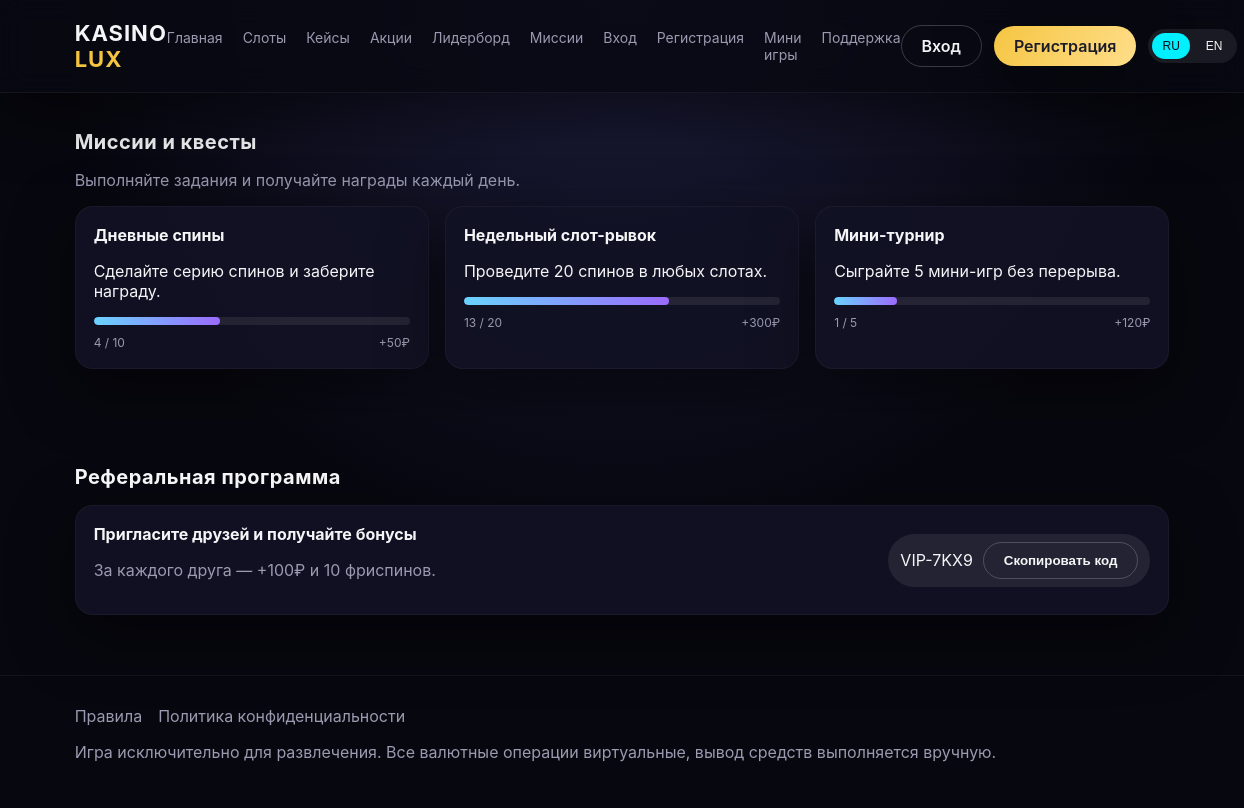
Screenshot of /missions.php with the database file from the repository.
### tables this page shows
CREATE TABLE settings (
    id INT AUTO_INCREMENT PRIMARY KEY,
    name VARCHAR(100) NOT NULL UNIQUE,
    value TEXT NOT NULL
);

### config.php (called while the page is built)
<?php
return [
    'site' => [
        'name' => 'Kasino Lux',
        'base_url' => '',
        'default_language' => 'ru',
        'support_email' => 'support@example.com',
        'demo_mode' => false,
    ],
    'mail' => [
        'enabled' => false,
        'host' => 'smtp.example.com',
        'port' => 587,
        'encryption' => 'tls',
        'username' => 'smtp_user',
        'password' => 'smtp_password',
        'from_email' => 'support@example.com',
        'from_name' => 'Kasino Lux',
    ],
    'db' => [
        'host' => 'localhost',
        'name' => 'kasino',
        'user' => 'root',
        'pass' => '',
        'charset' => 'utf8mb4',
    ],
    'security' => [
        'session_name' => 'kasino_session',
        'csrf_key' => 'change_this_secret_key',
        'rate_limit' => [
            'login' => ['window' => 300, 'max' => 10],
            'spin' => ['window' => 60, 'max' => 120],
            'withdrawal' => ['window' => 3600, 'max' => 5],
        ],
    ],
    'payments' => [
        'sbp' => [
            'merchant_id' => 'SBP_MERCHANT_ID',
            'secret' => 'SBP_SECRET',
            'min_amount' => 100,
            'max_amount' => 100000,
        ],
    ],
    'bonuses' => [
        'daily_amount' => 50,
        'welcome_amount' => 500,
        'welcome_wager' => 20,
        'cashback_percent' => 5,
    ],
    'pwa' => [
        'name' => 'Kasino Lux',
        'short_name' => 'Kasino',
        'theme_color' => '#0b0b14',
        'background_color' => '#0b0b14',
    ],
    'game' => [
        'min_bet' => 10,
        'max_bet' => 1000,
    ],
];

### missions.php (the view, shortened to what this page needs)
<?php
require __DIR__ . '/helpers.php';
?>
<section class="section">
    <h2><?php echo site_setting('missions_title', t('missions_title')); ?></h2>
    <p class="muted"><?php echo site_setting('missions_subtitle', t('missions_subtitle')); ?></p>
    <div class="cards missions-grid">
        <div class="card mission-card">
            <strong><?php echo site_setting('mission_daily_spin', t('mission_daily_spin')); ?></strong>
            <p><?php echo site_setting('mission_daily_spin_desc', t('mission_daily_spin_desc')); ?></p>
            <div class="progress">
                <div class="progress-bar" style="width: 40%"></div>
            </div>
            <div class="mission-meta">
                <span>4 / 10</span>
                <span>+50₽</span>
            </div>
        </div>
        <div class="card mission-card">
            <strong><?php echo site_setting('mission_weekly_slots', t('mission_weekly_slots')); ?></strong>
            <p><?php echo site_setting('mission_weekly_slots_desc', t('mission_weekly_slots_desc')); ?></p>
            <div class="progress">
                <div class="progress-bar" style="width: 65%"></div>
            </div>
            <div class="mission-meta">
                <span>13 / 20</span>
                <span>+300₽</span>
            </div>
        </div>
        <div class="card mission-card">
            <strong><?php echo site_setting('mission_minigame', t('mission_minigame')); ?></strong>
            <p><?php echo site_setting('mission_minigame_desc', t('mission_minigame_desc')); ?></p>
            <div class="progress">
                <div class="progress-bar" style="width: 20%"></div>
            </div>
            <div class="mission-meta">
                <span>1 / 5</span>
                <span>+120₽</span>
            </div>
        </div>
    </div>
</section>
<section class="section">
    <h2><?php echo site_setting('referral_title', t('referral_title')); ?></h2>
    <div class="card referral-card">
        <div>
            <strong><?php echo site_setting('referral_reward', t('referral_reward')); ?></strong>
            <p class="muted"><?php echo site_setting('referral_desc', t('referral_desc')); ?></p>
        </div>
        <div class="referral-code">
            <span>VIP-7KX9</span>
            <button class="btn ghost" type="button"><?php echo t('referral_copy'); ?></button>
        </div>
    </div>
</section>

### assets/css/style.css (style rules this page uses)
:root { --bg: #0b0b14; --panel: #121225; --panel-strong: #181834; --accent: #f5c542; --accent-soft: rgba(245, 197, 66, 0.2); --neon: #00f0ff; --neon-soft: rgba(0, 240, 255, 0.15); --text: #f5f5f7; --muted: #9a9ab0; --danger: #ff5f6d; --success: #3ef7b0; --shadow: 0 20px 60px rgba(0, 0, 0, 0.5); --glow: 0 0 30px rgba(0, 240, 255, 0.2); font-family: 'Inter', 'Segoe UI', system-ui, sans-serif; }
* { box-sizing: border-box; }
body { margin: 0; background: radial-gradient(circle at top, #1c1c3a, #07070f 55%) fixed; color: var(--text); }
.btn { padding: 10px 20px; border-radius: 999px; background: linear-gradient(120deg, var(--accent), #ffde8a); color: #1d1d2a; font-weight: 600; border: none; cursor: pointer; box-shadow: var(--shadow); transition: transform 0.2s ease, box-shadow 0.2s ease; }
.btn.ghost { background: transparent; border: 1px solid rgba(255, 255, 255, 0.2); color: var(--text); box-shadow: none; }
.section { padding: 20px 6vw 60px; }
.section h2 { font-size: 20px; margin-bottom: 16px; letter-spacing: 0.5px; }
.cards { display: grid; gap: 16px; grid-template-columns: repeat(auto-fit, minmax(200px, 1fr)); }
.missions-grid { grid-template-columns: repeat(auto-fit, minmax(220px, 1fr)); }
.mission-card, .promo-card, .referral-card { background: linear-gradient(145deg, rgba(18, 18, 37, 0.9), rgba(30, 30, 58, 0.9)); border: 1px solid rgba(255, 255, 255, 0.08); }
.progress { width: 100%; height: 8px; border-radius: 999px; background: rgba(255, 255, 255, 0.08); overflow: hidden; margin-top: 12px; }
.progress-bar { height: 100%; border-radius: 999px; background: linear-gradient(90deg, #6ad3ff, #9b6bff); }
.mission-meta { display: flex; justify-content: space-between; margin-top: 10px; color: var(--muted); font-size: 12px; }
.referral-card { display: flex; align-items: center; justify-content: space-between; gap: 16px; }
.referral-code { display: flex; align-items: center; gap: 10px; padding: 8px 12px; border-radius: 999px; background: rgba(255, 255, 255, 0.08); }
.card { background: rgba(18, 18, 37, 0.9); padding: 18px; border-radius: 18px; border: 1px solid rgba(255, 255, 255, 0.04); box-shadow: var(--shadow); transition: transform 0.2s ease, border-color 0.2s ease; }
.muted { color: var(--muted); }

### rows the page displays
settings: value "Миссии и квесты"
settings: value "Выполняйте задания и получайте награды каждый день."
settings: value "Дневные спины"
settings: value "Сделайте серию спинов и заберите награду."
settings: value "Недельный слот-рывок"
settings: value "Проведите 20 спинов в любых слотах."
settings: value "Мини-турнир"
settings: value "Сыграйте 5 мини-игр без перерыва."
settings: value "Реферальная программа"
settings: value "Пригласите друзей и получайте бонусы"
settings: value "За каждого друга — +100₽ и 10 фриспинов."

### other values shown
t('nav_home') "Главная"
t('nav_slots') "Слоты"
t('nav_cases') "Кейсы"
t('nav_promotions') "Акции"
t('nav_leaderboard') "Лидерборд"
t('nav_missions') "Миссии"
t('nav_login') "Вход"
t('nav_register') "Регистрация"
t('nav_minigames') "Мини игры"
t('nav_support') "Поддержка"
t('referral_copy') "Скопировать код"
t('nav_terms') "Правила"
t('nav_privacy') "Политика конфиденциальности"
t('legal_notice') "Игра исключительно для развлечения. Все валютные операции виртуальные, вывод средств выполняется вручную."
